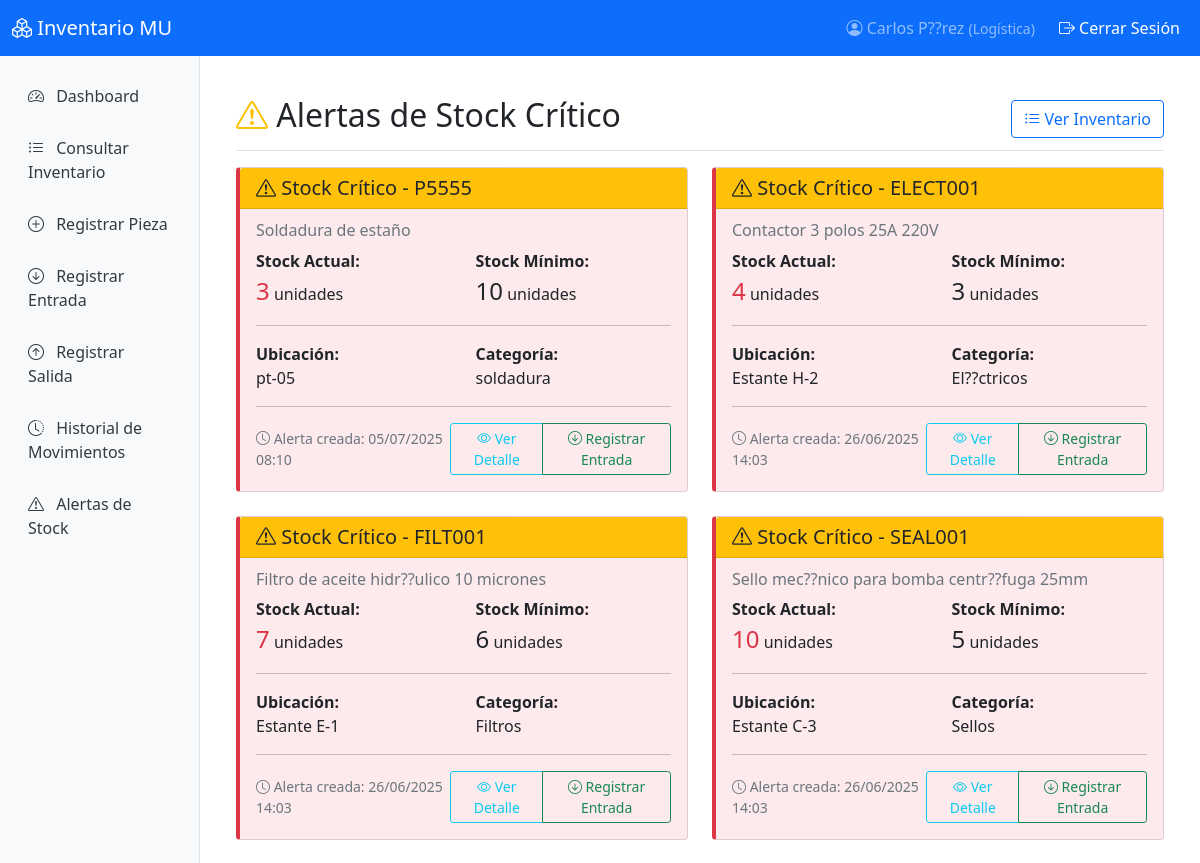
Before: /inventario/alertas/ (signed in, upper part) with the older database file.
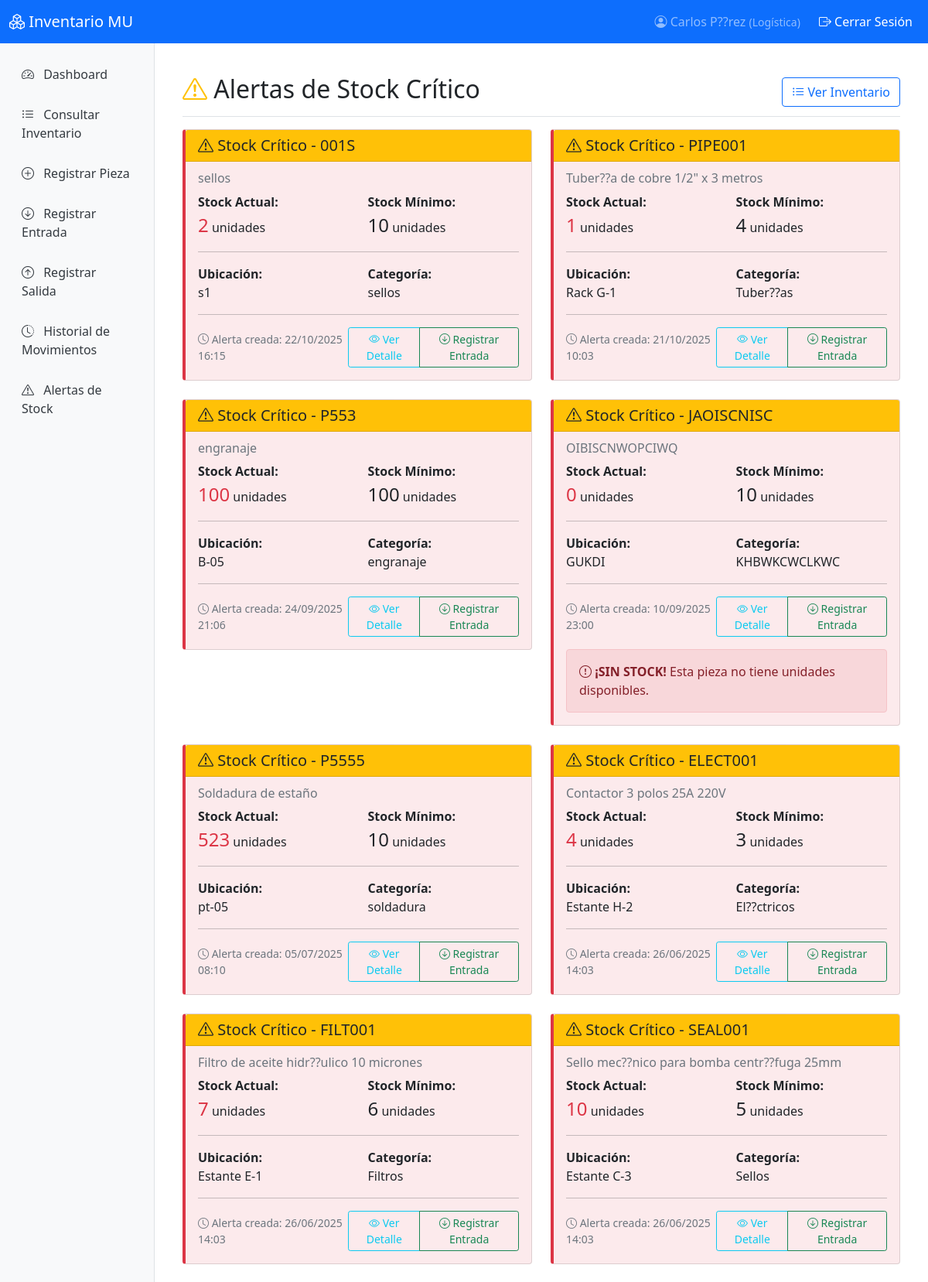
After: the same page with the newer database file.
### inventario/models.py (models this page shows, shortened)
class AlertaStock(models.Model):
    pieza = models.ForeignKey(
        Pieza,
        on_delete=models.CASCADE,
        verbose_name='Pieza'
    )
    fecha_alerta = models.DateTimeField(
        auto_now_add=True,
        verbose_name='Fecha de alerta'
    )
    activa = models.BooleanField(
        default=True,
        verbose_name='Alerta activa'
    )
    vista_por = models.ManyToManyField(
        User,
        blank=True,
        verbose_name='Vista por usuarios'
    )
    class Meta:
        verbose_name = 'Alerta de Stock'
        verbose_name_plural = 'Alertas de Stock'
        ordering = ['-fecha_alerta']

class Pieza(models.Model):
    codigo = models.CharField(
        max_length=50,
        unique=True,
        verbose_name='Código de pieza'
    )
    descripcion = models.TextField(verbose_name='Descripción')
    stock_actual = models.PositiveIntegerField(
        default=0,
        verbose_name='Stock actual'
    )
    stock_minimo = models.PositiveIntegerField(
        default=10,
        verbose_name='Stock mínimo'
    )
    ubicacion = models.CharField(
        max_length=100,
        verbose_name='Ubicación en bodega'
    )
    categoria = models.CharField(
        max_length=50,
        blank=True,
        verbose_name='Categoría'
    )
    fecha_creacion = models.DateTimeField(
        auto_now_add=True,
        verbose_name='Fecha de creación'
    )
    fecha_actualizacion = models.DateTimeField(
        auto_now=True,
        verbose_name='Última actualización'
    )
    ultima_modificacion_por = models.ForeignKey(
        User,
        null=True,
        blank=True,
        on_delete=models.SET_NULL,
        verbose_name='Última modificación por'
    )
    fecha_ultima_modificacion = models.DateTimeField(
        null=True,
        blank=True,
        verbose_name='Fecha de última modificación'
    )
    class Meta:
        verbose_name = 'Pieza'
        verbose_name_plural = 'Piezas'
        ordering = ['codigo']

### inventario/views.py (the view)
# urls.py: path('alertas/', views.alertas_stock, name='alertas_stock'),
@login_required
def alertas_stock(request):
    alertas = AlertaStock.objects.filter(activa=True).select_related('pieza')
    if request.method == 'POST':
        alerta_id = request.POST.get('alerta_id')
        if alerta_id:
            alerta = get_object_or_404(AlertaStock, id=alerta_id)
            alerta.vista_por.add(request.user)
            return JsonResponse({'status': 'success'})
    context = {
        'alertas': alertas,
    }
    return render(request, 'inventario/alertas.html', context)

### templates/inventario/alertas.html (shortened to what this page needs)
{% extends 'base.html' %}
{% block content %}
<div class="d-flex justify-content-between flex-wrap flex-md-nowrap align-items-center pt-3 pb-2 mb-3 border-bottom">
    <h1 class="h2">
        <i class="bi bi-exclamation-triangle text-warning"></i>
        Alertas de Stock Crítico
    </h1>
    <a href="{% url 'lista_piezas' %}" class="btn btn-outline-primary">
        <i class="bi bi-list-ul"></i> Ver Inventario
    </a>
</div>
{% if alertas %}
    <div class="row">
        {% for alerta in alertas %}
            <div class="col-md-6 mb-4">
                <div class="card alert-stock-critico">
                    <div class="card-header bg-warning text-dark">
                        <h5 class="card-title mb-0">
                            <i class="bi bi-exclamation-triangle"></i>
                            Stock Crítico - {{ alerta.pieza.codigo }}
                        </h5>
                    </div>
                    <div class="card-body">
                        <h6 class="card-subtitle mb-2 text-muted">{{ alerta.pieza.descripcion }}</h6>
                        <div class="row">
                            <div class="col-6">
                                <strong>Stock Actual:</strong><br>
                                <span class="fs-4 text-danger">{{ alerta.pieza.stock_actual }}</span> unidades
                            </div>
                            <div class="col-6">
                                <strong>Stock Mínimo:</strong><br>
                                <span class="fs-4">{{ alerta.pieza.stock_minimo }}</span> unidades
                            </div>
                        </div>
                        <hr>
                        <div class="row">
                            <div class="col-6">
                                <strong>Ubicación:</strong><br>
                                {{ alerta.pieza.ubicacion }}
                            </div>
                            <div class="col-6">
                                <strong>Categoría:</strong><br>
                                {{ alerta.pieza.categoria|default:"Sin categoría" }}
                            </div>
                        </div>
                        <hr>
                        <div class="d-flex justify-content-between align-items-center">
                            <small class="text-muted">
                                <i class="bi bi-clock"></i>
                                Alerta creada: {{ alerta.fecha_alerta|date:"d/m/Y H:i" }}
                            </small>
                            <div class="btn-group btn-group-sm">
                                <a href="{% url 'detalle_pieza' alerta.pieza.id %}"
                                   class="btn btn-outline-info">
                                    <i class="bi bi-eye"></i> Ver Detalle
                                </a>
                                {% if user.perfil in 'administrador,logistica' %}
                                    <a href="{% url 'registrar_entrada' %}?pieza={{ alerta.pieza.id }}"
                                       class="btn btn-outline-success">
                                        <i class="bi bi-arrow-down-circle"></i> Registrar Entrada
                                    </a>
                                {% endif %}
                            </div>
                        </div>
                        {% if alerta.pieza.stock_actual == 0 %}
                            <div class="alert alert-danger mt-3 mb-0">
                                <i class="bi bi-exclamation-circle"></i>
                                <strong>¡SIN STOCK!</strong> Esta pieza no tiene unidades disponibles.
                            </div>
                        {% endif %}
                    </div>
                </div>
            </div>
        {% endfor %}
    </div>
{% endif %}
{% endblock %}

Changed rows visible on the page:
added AlertaStock: pieza.codigo "001S", pieza.descripcion "sellos", pieza.stock_actual "2", pieza.stock_minimo "10", pieza.ubicacion "s1", pieza.categoria "sellos", fecha_alerta "22/10/2025 16:15"
added AlertaStock: pieza.codigo "PIPE001", pieza.descripcion "Tuber??a de cobre 1/2\" x 3 metros", pieza.stock_actual "1", pieza.stock_minimo "4", pieza.ubicacion "Rack G-1", pieza.categoria "Tuber??as", fecha_alerta "21/10/2025 10:03"
added AlertaStock: pieza.codigo "P553", pieza.descripcion "engranaje", pieza.stock_actual "100", pieza.stock_minimo "100", pieza.ubicacion "B-05", pieza.categoria "engranaje", fecha_alerta "24/09/2025 21:06"
added AlertaStock: pieza.codigo "JAOISCNISC", pieza.descripcion "OIBISCNWOPCIWQ", pieza.stock_actual "0", pieza.stock_minimo "10", pieza.ubicacion "GUKDI", pieza.categoria "KHBWKCWCLKWC", fecha_alerta "10/09/2025 23:00", shows "¡SIN STOCK!"
changed through a linked row, AlertaStock "Soldadura de estaño": pieza.stock_actual "3" → "523"
